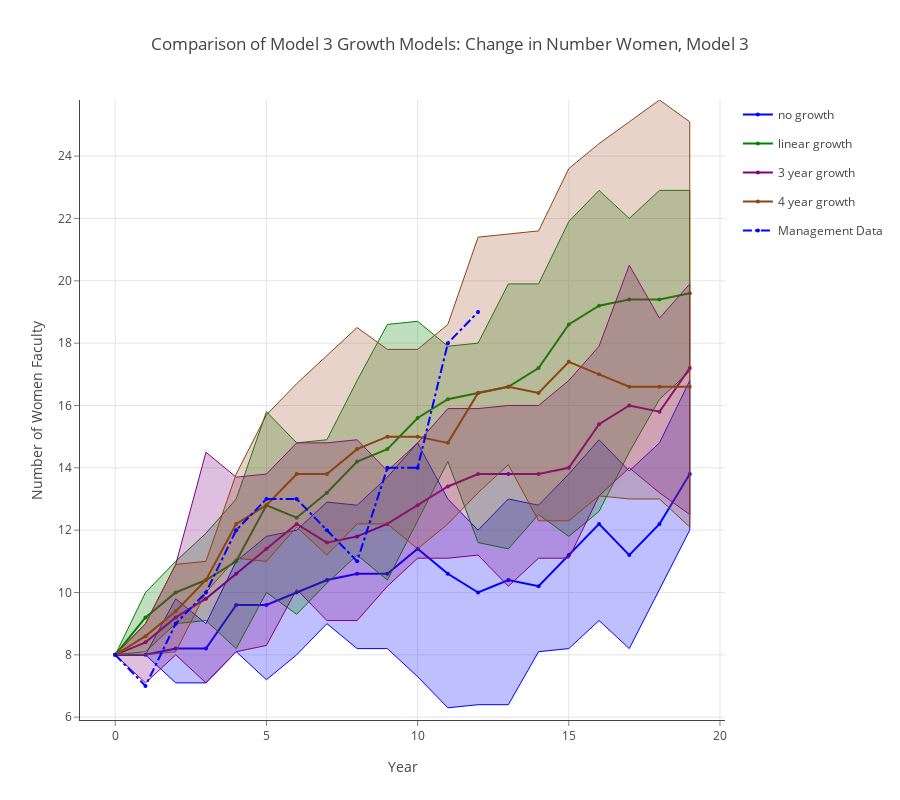

Source (notebook cell):
### Markdown cell above
## Comparison of Model 3 Growth Models: Change in Number Women, Model 3

### Code cell
data = []
linecolors = ['rgb(0,0,255)', 'rgb(0,128,0)', 'rgb(128,0,128)', 'rgb(139,69,19)']
fillcolors = ['rgba(0,0,255,0.25)', 'rgba(0,128,0,0.25)', 'rgba(128,0,128,0.25)', 'rgba(160,82,45,0.25)']

for k,v in enumerate(results.mlist):
    data.append(go.Scatter(
        x=np.append(v.summary_matrix['yr'], v.summary_matrix['yr'].values[::-1]),
        y=np.append(v.summary_matrix['f_975'], v.summary_matrix['f_025'].values[::-1]),
        fill='tozerox',
        fillcolor=fillcolors[k],
        line=dict(color=linecolors[k],
                 width=1),
        legendgroup=legend_labels[k],
        showlegend=False,
        mode='lines',
        name=legend_labels[k],
    ))

    data.append(go.Scatter(
        x=v.summary_matrix['yr'],
        y=v.summary_matrix['f_avg'],
        line=dict(color=linecolors[k],
                 width=2),
        legendgroup=legend_labels[k],
        showlegend=True,
        marker=dict(
            size=4),
        mode='lines+markers',
        name=legend_labels[k],
    ))


data.append(go.Scatter(
    x=v.summary_matrix['yr'], 
    y=v.summary_matrix['act_f'],
    line=dict(color='blue',
             dash='dashdot'),
    name='Management Data',
    mode='lines+markers',
    marker=dict(
        size=4),

))
    
layout = go.Layout(
    title='Comparison of Model 3 Growth Models: Change in Number Women, Model 3',
    height=800,
    width=900,
    paper_bgcolor='rgb(255,255,255)',
    plot_bgcolor='rgb(255,255,255)',
    xaxis=dict(
        visible=True,
        title='Year',
        gridcolor='rgb(229,229,229)',
        showgrid=True,
        showline=True,
        showticklabels=True,
        tickcolor='rgb(127,127,127)',
        ticks='outside',
        zeroline=False
    ),
    yaxis=dict(
        title='Number of Women Faculty',
        gridcolor='rgb(229,229,229)',
        showgrid=True,
        showline=True,
        showticklabels=True,
        tickcolor='rgb(127,127,127)',
        ticks='outside',
        zeroline=False
    ),
)
fig = go.Figure(data=data, layout=layout)
plotly.offline.iplot(fig, filename= 'shaded_lines')

# export image for ingestion to pdf file.
if not os.path.exists('images'):
    os.mkdir('images')
pio.write_image(fig, 'images/change_in_number_women.png')

### Figure 1 — Plotly figure (JSON) as saved in the notebook; plotly's stock layout.template omitted (floating-point values rounded to 4 significant figures)
{"data": [{"fill": "tozerox", "fillcolor": "rgba(0,0,255,0.25)", "legendgroup": "no growth", "line": {"color": "rgb(0,0,255)", "width": 1}, "mode": "lines", "name": "no growth", "showlegend": false, "type": "scatter", "uid": "9fe7ba67-b9b6-405b-8e1e-3f88cb628704", "x": [0, 1, 2, 3, 4, 5, 6, 7, 8, 9, 10, 11, 12, 13, 14, 15, 16, 17, 18, 19, 19, 18, 17, 16, 15, 14, 13, 12, 11, 10, 9, 8, 7, 6, 5, 4, 3, 2, 1, 0], "y": [8, 8, 9.8, 9, 11, 11.8, 12, 12.9, 12.8, 13.7, 14.8, 13, 12, 13, 12.8, 13.8, 14.9, 13.9, 14.8, 16.8, 12, 10.1, 8.2, 9.1, 8.2, 8.1, 6.4, 6.4, 6.3, 7.3, 8.2, 8.2, 9, 8, 7.2, 8.1, 7.1, 7.1, 8, 8]}, {"legendgroup": "no growth", "line": {"color": "rgb(0,0,255)", "width": 2}, "marker": {"size": 4}, "mode": "lines+markers", "name": "no growth", "showlegend": true, "type": "scatter", "uid": "64c30877-6ef8-424c-9f1a-07f2b9d3a1f5", "x": [0, 1, 2, 3, 4, 5, 6, 7, 8, 9, 10, 11, 12, 13, 14, 15, 16, 17, 18, 19], "y": [8, 8, 8.2, 8.2, 9.6, 9.6, 10, 10.4, 10.6, 10.6, 11.4, 10.6, 10, 10.4, 10.2, 11.2, 12.2, 11.2, 12.2, 13.8]}, {"fill": "tozerox", "fillcolor": "rgba(0,128,0,0.25)", "legendgroup": "linear growth", "line": {"color": "rgb(0,128,0)", "width": 1}, "mode": "lines", "name": "linear growth", "showlegend": false, "type": "scatter", "uid": "82aaa22b-1fbf-4ebc-ab9a-8cb4b89b0547", "x": [0, 1, 2, 3, 4, 5, 6, 7, 8, 9, 10, 11, 12, 13, 14, 15, 16, 17, 18, 19, 19, 18, 17, 16, 15, 14, 13, 12, 11, 10, 9, 8, 7, 6, 5, 4, 3, 2, 1, 0], "y": [8, 10, 11, 11.9, 13, 15.8, 14.8, 14.9, 16.8, 18.6, 18.7, 17.9, 18, 19.9, 19.9, 21.9, 22.9, 22, 22.9, 22.9, 17.1, 16.2, 14.5, 12.6, 11.8, 12.5, 11.4, 11.6, 14.2, 12.3, 10.4, 11.2, 10.3, 9.3, 10, 8.2, 9.1, 9, 8.1, 8]}, {"legendgroup": "linear growth", "line": {"color": "rgb(0,128,0)", "width": 2}, "marker": {"size": 4}, "mode": "lines+markers", "name": "linear growth", "showlegend": true, "type": "scatter", "uid": "1c933ab0-fddb-4929-9b95-dc06cc4f5f37", "x": [0, 1, 2, 3, 4, 5, 6, 7, 8, 9, 10, 11, 12, 13, 14, 15, 16, 17, 18, 19], "y": [8, 9.2, 10, 10.4, 11, 12.8, 12.4, 13.2, 14.2, 14.6, 15.6, 16.2, 16.4, 16.6, 17.2, 18.6, 19.2, 19.4, 19.4, 19.6]}, {"fill": "tozerox", "fillcolor": "rgba(128,0,128,0.25)", "legendgroup": "3 year growth", "line": {"color": "rgb(128,0,128)", "width": 1}, "mode": "lines", "name": "3 year growth", "showlegend": false, "type": "scatter", "uid": "92f0c6e5-eb88-432b-9144-297fa6177d22", "x": [0, 1, 2, 3, 4, 5, 6, 7, 8, 9, 10, 11, 12, 13, 14, 15, 16, 17, 18, 19, 19, 18, 17, 16, 15, 14, 13, 12, 11, 10, 9, 8, 7, 6, 5, 4, 3, 2, 1, 0], "y": [8, 9, 10.9, 14.5, 13.7, 13.8, 14.8, 14.8, 14.9, 13.9, 14.8, 15.9, 15.9, 16, 16, 16.8, 17.9, 20.5, 18.8, 19.9, 12.5, 13.2, 14, 13.1, 11.1, 11.1, 10.2, 11.2, 11.1, 11.1, 10.2, 9.1, 9.1, 10.1, 8.3, 8.1, 7.1, 8, 7.1, 8]}, {"legendgroup": "3 year growth", "line": {"color": "rgb(128,0,128)", "width": 2}, "marker": {"size": 4}, "mode": "lines+markers", "name": "3 year growth", "showlegend": true, "type": "scatter", "uid": "fd30213b-d02c-4eec-8bf1-901b6f3661b6", "x": [0, 1, 2, 3, 4, 5, 6, 7, 8, 9, 10, 11, 12, 13, 14, 15, 16, 17, 18, 19], "y": [8, 8.4, 9.2, 9.8, 10.6, 11.4, 12.2, 11.6, 11.8, 12.2, 12.8, 13.4, 13.8, 13.8, 13.8, 14, 15.4, 16, 15.8, 17.2]}, {"fill": "tozerox", "fillcolor": "rgba(160,82,45,0.25)", "legendgroup": "4 year growth", "line": {"color": "rgb(139,69,19)", "width": 1}, "mode": "lines", "name": "4 year growth", "showlegend": false, "type": "scatter", "uid": "d02c3561-0090-421d-94d6-eeaf1e8db147", "x": [0, 1, 2, 3, 4, 5, 6, 7, 8, 9, 10, 11, 12, 13, 14, 15, 16, 17, 18, 19, 19, 18, 17, 16, 15, 14, 13, 12, 11, 10, 9, 8, 7, 6, 5, 4, 3, 2, 1, 0], "y": [8, 9, 10.9, 11, 13.8, 15.7, 16.7, 17.6, 18.5, 17.8, 17.8, 18.6, 21.4, 21.5, 21.6, 23.6, 24.4, 25.1, 25.8, 25.1, 12.1, 13, 13, 13.1, 12.3, 12.3, 14.1, 13.2, 12.2, 11.4, 12.2, 12.2, 11.2, 12.1, 11, 11.1, 10, 8.1, 8, 8]}, {"legendgroup": "4 year growth", "line": {"color": "rgb(139,69,19)", "width": 2}, "marker": {"size": 4}, "mode": "lines+markers", "name": "4 year growth", "showlegend": true, "type": "scatter", "uid": "b2cebb0a-f207-4a4b-a781-4963a41fdb11", "x": [0, 1, 2, 3, 4, 5, 6, 7, 8, 9, 10, 11, 12, 13, 14, 15, 16, 17, 18, 19], "y": [8, 8.6, 9.4, 10.4, 12.2, 12.8, 13.8, 13.8, 14.6, 15, 15, 14.8, 16.4, 16.6, 16.4, 17.4, 17, 16.6, 16.6, 16.6]}, {"line": {"color": "blue", "dash": "dashdot"}, "marker": {"size": 4}, "mode": "lines+markers", "name": "Management Data", "type": "scatter", "uid": "a964209e-50b7-4d20-bfa2-dacaa4fa381c", "x": [0, 1, 2, 3, 4, 5, 6, 7, 8, 9, 10, 11, 12, 13, 14, 15, 16, 17, 18, 19], "y": [8, 7, 9, 10, 12, 13, 13, 12, 11, 14, 14, 18, 19, null, null, null, null, null, null, null]}], "layout": {"height": 800, "paper_bgcolor": "rgb(255,255,255)", "plot_bgcolor": "rgb(255,255,255)", "title": {"text": "Comparison of Model 3 Growth Models: Change in Number Women, Model 3"}, "width": 900, "xaxis": {"gridcolor": "rgb(229,229,229)", "showgrid": true, "showline": true, "showticklabels": true, "tickcolor": "rgb(127,127,127)", "ticks": "outside", "title": {"text": "Year"}, "visible": true, "zeroline": false}, "yaxis": {"gridcolor": "rgb(229,229,229)", "showgrid": true, "showline": true, "showticklabels": true, "tickcolor": "rgb(127,127,127)", "ticks": "outside", "title": {"text": "Number of Women Faculty"}, "zeroline": false}}}
